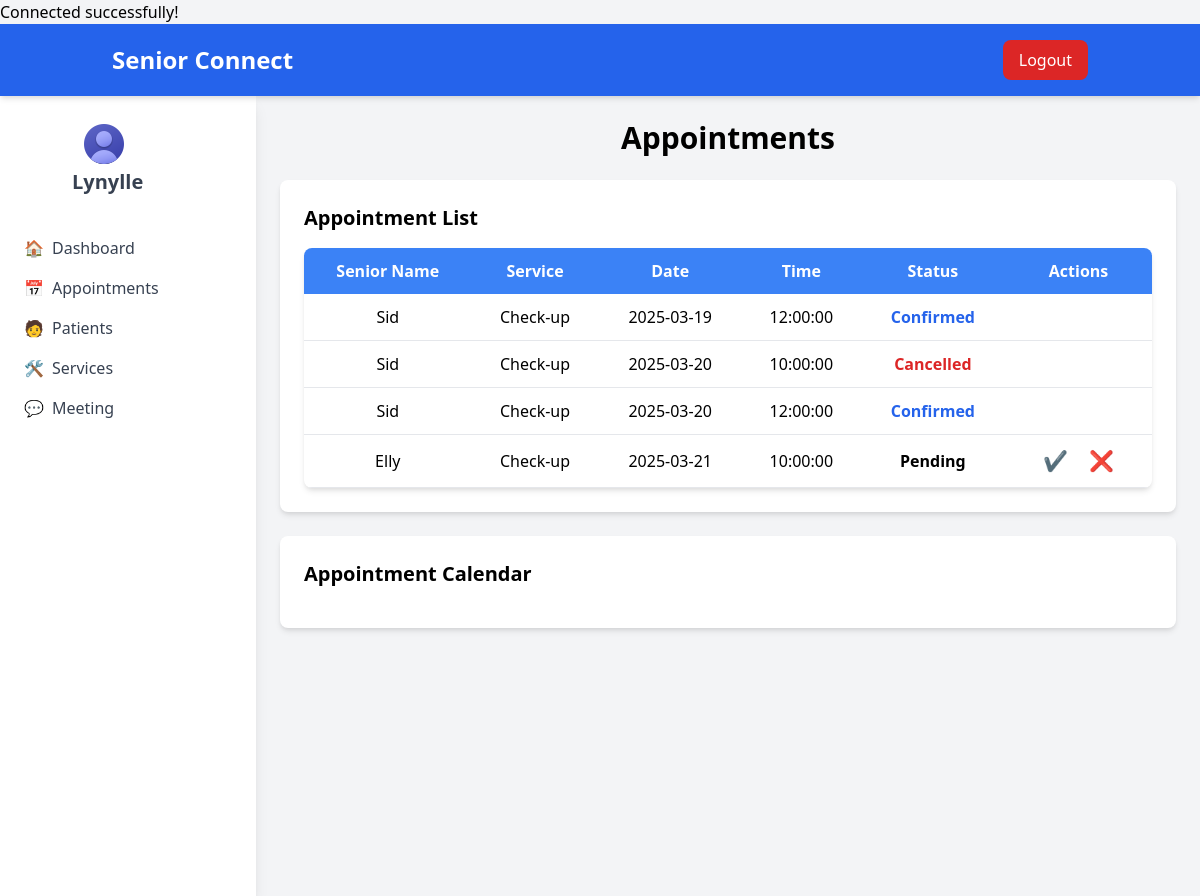
Page /views/HealthcareProfessional/appointments.php (signed in) on the committed database.
### tables this page shows
CREATE TABLE `appointment` (
  `appointmentId` int(11) NOT NULL,
  `seniorId` int(11) NOT NULL,
  `professionalId` int(11) NOT NULL,
  `service_name` varchar(255) NOT NULL,
  `appointment_date` date NOT NULL,
  `appointment_time` time NOT NULL,
  `appointment_status` enum('Pending','Confirmed','Cancelled') DEFAULT 'Pending',
  `created_at` timestamp NOT NULL DEFAULT current_timestamp(),
  `doctor_response` text DEFAULT NULL,
  `meeting_link` varchar(255) DEFAULT NULL
);

CREATE TABLE `seniorcitizen` (
  `seniorId` int(11) NOT NULL,
  `userId` int(11) NOT NULL,
  `fName` varchar(50) NOT NULL,
  `lName` varchar(50) NOT NULL,
  `age` int(11) NOT NULL,
  `gender` enum('Male','Female','Other') NOT NULL,
  `seniorEmail` varchar(100) DEFAULT NULL,
  `roleId` int(11) NOT NULL DEFAULT 2,
  `created_at` timestamp NOT NULL DEFAULT current_timestamp(),
  `profile_picture` longblob DEFAULT NULL,
  `blood_pressure` varchar(20) DEFAULT NULL,
  `heart_rate` int(11) DEFAULT NULL,
  `oxygen_level` int(11) DEFAULT NULL
);

### views/HealthcareProfessional/appointments.php (the view, shortened to what this page needs)
<?php
include '../../config.php';
$professionalId = $_SESSION['professionalId'];
$sql = "SELECT a.*, s.fname AS senior_name
        FROM appointment a
        JOIN seniorcitizen s ON a.seniorId = s.seniorId
        WHERE a.professionalId = :professionalId
        ORDER BY a.appointment_date ASC";
$stmt = $pdo->prepare($sql);
$stmt->execute(['professionalId' => $professionalId]);
$appointments = $stmt->fetchAll(PDO::FETCH_ASSOC);
?>
<!DOCTYPE html>
<html lang="en">
<head>
    <link href="https://cdn.jsdelivr.net/npm/tailwindcss@2.2.19/dist/tailwind.min.css" rel="stylesheet">
    <link href="https://cdn.jsdelivr.net/npm/fullcalendar@5.11.3/main.min.css" rel="stylesheet">
</head>
<body class="bg-gray-100">
    <?php include '../../includes/topbar.php'; ?>
    <div class="flex">
        <?php include '../../includes/healthcareProfessionalSidebar.php'; ?>
        <main class="flex-1 p-6">
            <h3 class="text-3xl font-bold mb-6 text-center">Appointments</h3>
            <div class="bg-white p-6 rounded-lg shadow-md mb-6">
                <h4 class="text-xl font-bold mb-4">Appointment List</h4>
                <table class="w-full border-collapse bg-white shadow-md rounded-lg overflow-hidden">
                    <thead>
                        <tr class="bg-blue-500 text-white">
                            <th class="py-3 px-4">Senior Name</th>
                            <th class="py-3 px-4">Service</th>
                            <th class="py-3 px-4">Date</th>
                            <th class="py-3 px-4">Time</th>
                            <th class="py-3 px-4">Status</th>
                            <th class="py-3 px-4 text-center">Actions</th>
                        </tr>
                    </thead>
                    <tbody>
                        <?php foreach ($appointments as $appointment) : ?>
                            <tr class="border-b">
                                <td class="py-3 px-4 text-center"><?= htmlspecialchars($appointment['senior_name']) ?></td>
                                <td class="py-3 px-4 text-center"><?= htmlspecialchars($appointment['service_name']) ?></td>
                                <td class="py-3 px-4 text-center"><?= htmlspecialchars($appointment['appointment_date']) ?></td>
                                <td class="py-3 px-4 text-center"><?= htmlspecialchars($appointment['appointment_time']) ?></td>
                                <td class="py-3 px-4 text-center">
                                <?php if ($appointment['appointment_status'] == 'Confirmed'): ?>
                                    <span class="text-blue-600 font-bold">Confirmed</span>
                                <?php elseif ($appointment['appointment_status'] == 'Cancelled'): ?>
                                    <span class="text-red-600 font-bold">Cancelled</span>
                                <?php else: ?>
                                    <span class="text-black-600 font-bold">Pending</span>
                                <?php endif; ?>
                            </td>
                            <td class="py-3 px-4 text-center">
                                <?php if ($appointment['appointment_status'] == 'Pending'): ?>
                                    <button onclick="openConfirmModal(<?= $appointment['appointmentId'] ?>)"
                                        class="text-blue-500 text-xl mx-2 cursor-pointer"
                                        title="Confirm Appointment">
                                            ✔️
                                    </button>
                                    <button onclick="openDenyModal(<?= $appointment['appointmentId'] ?>)"
                                        class="text-red-500 text-xl mx-2 cursor-pointer"
                                        title="Deny Appointment">
                                            ❌
                                    </button>
                                <?php endif; ?>
                            </td>
                            </tr>
                        <?php endforeach; ?>
                    </tbody>
                </table>
            </div>
            <div class="bg-white p-6 rounded-lg shadow-md">
                <h4 class="text-xl font-bold mb-4">Appointment Calendar</h4>
            </div>
        </main>
    </div>
</body>
</html>

### includes/topbar.php
<header class="bg-blue-600 text-white py-4 shadow-md sticky top-0">
        <div class="container mx-auto px-6 flex justify-between items-center">
            <h1 class="text-2xl font-bold">Senior Connect</h1>
            <button onclick="window.location.href='../logout.php'" class="px-4 py-2 bg-red-600 text-white rounded-lg hover:bg-red-700">Logout</button>
        </div>
</header>

### includes/healthcareProfessionalSidebar.php
<aside class="w-64 bg-white shadow-lg p-6 min-h-screen">
    <div class="flex items-center space-x-2 text-gray-700 hover:text-blue-500 ml-14" onclick="menuToggle();">
        <img src="../../assets/Icons/profile.png" alt="Profile Icon" />
    </div>
    <h2 class="text-xl font-semibold mb-10 ml-12">
        <p class="text-gray-700"><?php echo $_SESSION['fname'] ?? 'Guest'; ?></p>
    </h2>
    <nav class="space-y-4">
        <a href="healthcareDashboard.php" class="flex items-center space-x-2 text-gray-700 hover:text-blue-500">
            <span>🏠</span><span>Dashboard</span>
        </a>
        <a href="../HealthcareProfessional/appointments.php" class="flex items-center space-x-2 text-gray-700 hover:text-blue-500">
            <span>📅</span><span>Appointments</span>
        </a>
        <a href="../HealthcareProfessional/patients.php#" class="flex items-center space-x-2 text-gray-700 hover:text-blue-500">
            <span>🧑</span><span>Patients</span>
        </a>
        <a href="../HealthcareProfessional/services.php" class="flex items-center space-x-2 text-gray-700 hover:text-blue-500">
            <span>🛠</span><span>Services</span>
        </a>
        <a href="../HealthcareProfessional/meeting.php" class="flex items-center space-x-2 text-gray-700 hover:text-blue-500">
            <span>💬</span><span>Meeting</span>
        </a>
    </nav>
</aside>

### rows in the picture
appointment: seniorId.fName "Sid", service_name "Check-up", appointment_date "2025-03-19", appointment_time "12:00:00", appointment_status "Confirmed"
appointment: seniorId.fName "Sid", service_name "Check-up", appointment_date "2025-03-20", appointment_time "10:00:00", appointment_status "Cancelled"
appointment: seniorId.fName "Sid", service_name "Check-up", appointment_date "2025-03-20", appointment_time "12:00:00", appointment_status "Confirmed"
appointment: seniorId.fName "Elly", service_name "Check-up", appointment_date "2025-03-21", appointment_time "10:00:00", appointment_status "Pending"

### other values in the picture
$_SESSION['fname'] "Lynylle"
